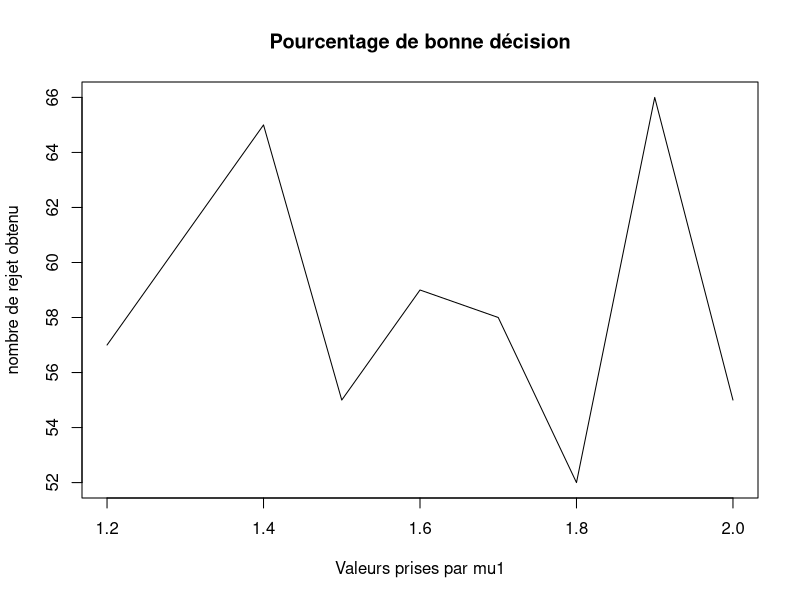

Recreate this plot in R.
## ---- chunk 1
knitr::opts_chunk$set(echo = TRUE)
## ---- chunk 2
#alpha : risque de première espèce
Delta <- function(Sn,alpha,mu0,mu1){
  n<- length(Sn)
  emp_Xn <- 1.0 / n *sum(Sn)
  sigma <- 1.0 / (n-1) * sum((Sn - emp_Xn)**2)
  lambda <- sqrt(n / sigma) * (emp_Xn - mu0)
  Ka <- qt(p=1.0 - alpha, df=n-1)
  return (lambda >  Ka)
}

if (Delta(rnorm(20,1,sqrt(2)),0.05,1,1.5)){
  print("H0 est rejeté : mu = mu1")
}else{
  print("H0 n'est pas rejeté : mu = mu0")
}

## ---- chunk 3
acc <- 0
for (i in 1:100){
  if (Delta(rnorm(20,1,sqrt(2)),0.05,1,1.5)){
   acc <- acc + 1
  }
}
print(paste("nombre de rejet du test = ",acc,sep = ""))
## ---- chunk 4
alpha_list <- c(0.2,0.1,0.05,0.01)
for (i in alpha_list){
  Ka <- qt(p=1.0 - i, df=20-1)
  print(Ka)
}
## ---- chunk 5
for(i in alpha_list){
    acc <- 0
    for(j in 1:100){
      if(Delta(rnorm(20,1,sqrt(2)),i,1,1.5))
        acc <- acc + 1
    }
    print(paste("alpha = ",i," nombre de rejet du test = ",acc,sep = ""))
}
## ---- chunk 6
for(i in alpha_list){
    acc <- 0
    for(j in 1:100){
      if(Delta(rnorm(20,1.5,sqrt(2)),i,1,1.5))
        acc <- acc + 1
    }
    print(paste("alpha = ",i," nombre de rejet du test = ",acc,sep = ""))
}
## ---- chunk 7
mu_liste <- c(1.2,1.3,1.4,1.5,1.6,1.7,1.8,1.9,2.0)
test <- c()
for(i in mu_liste){
    acc <- 0
    for(j in 1:100){
      if(Delta(rnorm(20,1.5,sqrt(2)),0.05,1,i))
        acc <- acc +1 #nombre de mauvaise décision
    }
    test <- c(test,acc)
    print(paste("alpha = ",i," nombre de rejet du test = ",acc,sep = ""))
}
plot(mu_liste,100 - test,xlab = "Valeurs prises par mu1",ylab = "nombre de rejet obtenu",main = "Pourcentage de bonne décision",type = "l")
## ---- chunk 8
t.test(rnorm(20,1,sqrt(2)),mu = 1,var.equal = FALSE)
## ---- chunk 9
for (i in alpha_list){
  test <- t.test(rnorm(20,1,sqrt(2)),mu = 1, conf.level = 1 - i)
  print(test)
}
